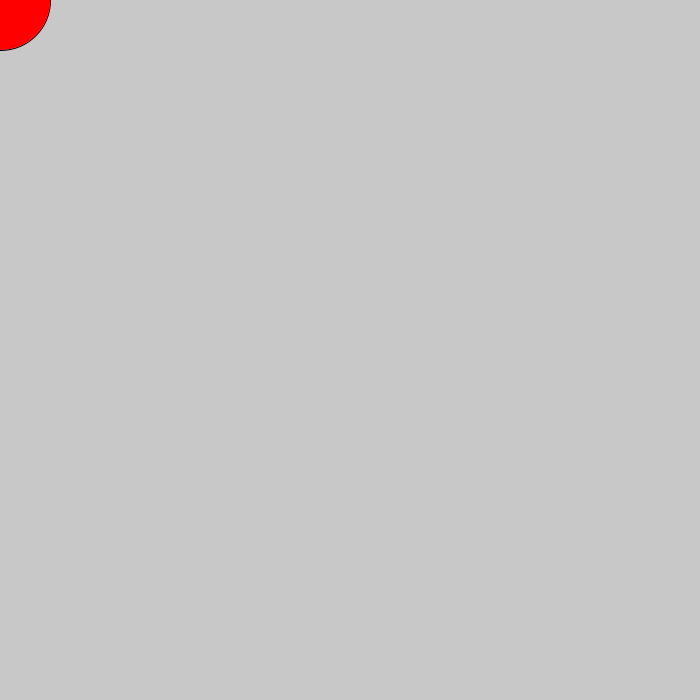
Frame 1 (no input)
Frame 60 (the mouse pressed at the canvas centre just before this capture): identical to frame 1, image omitted
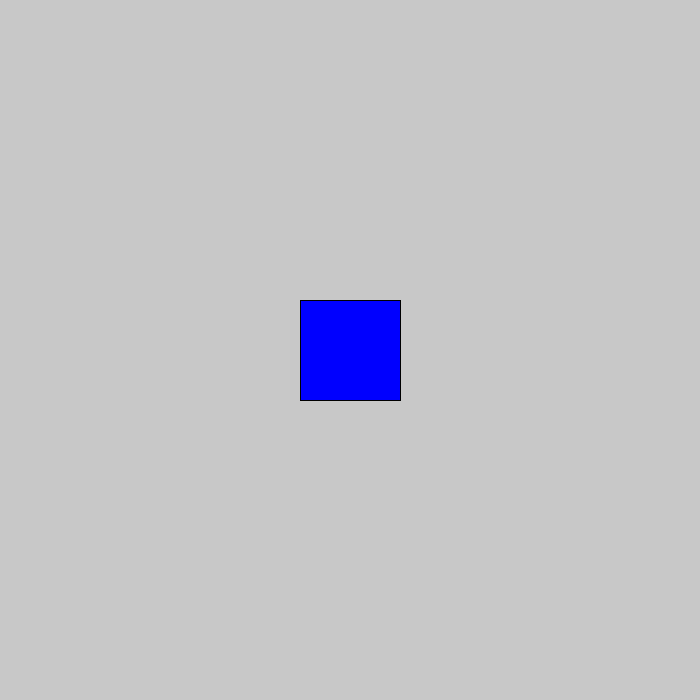
Frame 120 (the mouse held since frame 60 and released just before this capture)

The Processing sketch that drew these frames (run headless with seeded random() and noise(); from frame 60 on, the mouse is pressed at the canvas centre):

// Processing sketch: Ejercicio_5
// ── Ejercicio_5.pde
void setup() {
  size(700, 700);
}
void draw() {
  background(200);

  if (mouseX < width/3) {
    fill(255, 0, 0);
    ellipse(mouseX, mouseY, 100, 100);
  } else if (mouseX < 2*width/3) {
    fill(0, 0, 255);
    rectMode(CENTER);
    rect(mouseX, mouseY, 100, 100);
  } else if (mouseX > 2*width/3) {
    fill(0, 255, 0);
    ellipse(mouseX, mouseY, 100, 100);
  }
}
